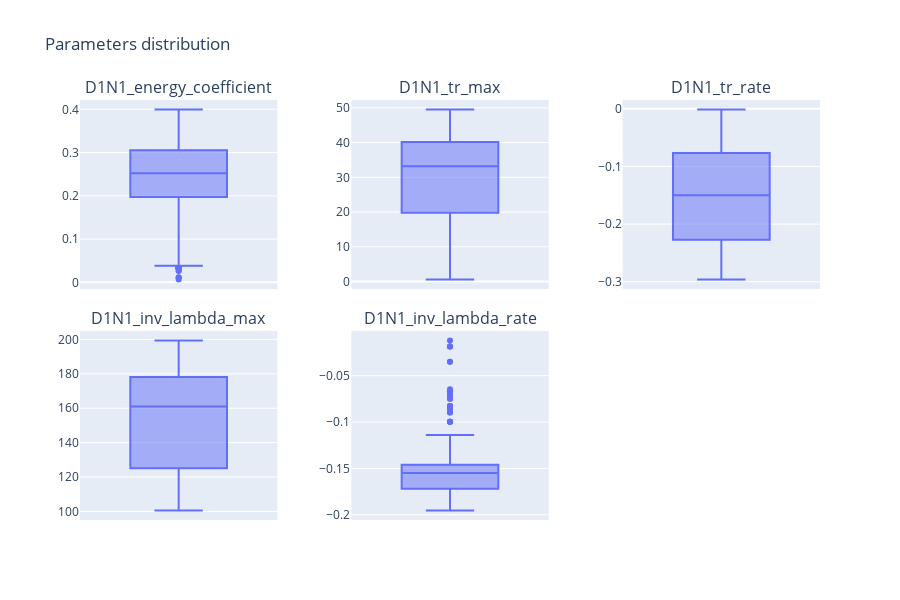

Notebook cell for this chart:
### Code cell
fig = viewer.box_plot(3, nbest=500)
fig.show()

### Figure 1 — Plotly figure (JSON) as saved in the notebook; plotly's stock layout.template omitted (floating-point values rounded to 4 significant figures; data arrays with more than 128 entries replaced by an {"elided": "..."} marker saying what was removed)
{"data": [{"alignmentgroup": "True", "hovertemplate": "D1N1_energy_coefficient=%{y}<extra></extra>", "legendgroup": "", "marker": {"color": "#636efa"}, "name": "", "notched": false, "offsetgroup": "", "orientation": "v", "showlegend": false, "type": "box", "x0": " ", "xaxis": "x", "y": {"elided": "500 float values"}, "y0": " ", "yaxis": "y"}, {"alignmentgroup": "True", "hovertemplate": "D1N1_tr_max=%{y}<extra></extra>", "legendgroup": "", "marker": {"color": "#636efa"}, "name": "", "notched": false, "offsetgroup": "", "orientation": "v", "showlegend": false, "type": "box", "x0": " ", "xaxis": "x2", "y": {"elided": "500 float values"}, "y0": " ", "yaxis": "y2"}, {"alignmentgroup": "True", "hovertemplate": "D1N1_tr_rate=%{y}<extra></extra>", "legendgroup": "", "marker": {"color": "#636efa"}, "name": "", "notched": false, "offsetgroup": "", "orientation": "v", "showlegend": false, "type": "box", "x0": " ", "xaxis": "x3", "y": {"elided": "500 float values"}, "y0": " ", "yaxis": "y3"}, {"alignmentgroup": "True", "hovertemplate": "D1N1_inv_lambda_max=%{y}<extra></extra>", "legendgroup": "", "marker": {"color": "#636efa"}, "name": "", "notched": false, "offsetgroup": "", "orientation": "v", "showlegend": false, "type": "box", "x0": " ", "xaxis": "x4", "y": {"elided": "500 float values"}, "y0": " ", "yaxis": "y4"}, {"alignmentgroup": "True", "hovertemplate": "D1N1_inv_lambda_rate=%{y}<extra></extra>", "legendgroup": "", "marker": {"color": "#636efa"}, "name": "", "notched": false, "offsetgroup": "", "orientation": "v", "showlegend": false, "type": "box", "x0": " ", "xaxis": "x5", "y": {"elided": "500 float values"}, "y0": " ", "yaxis": "y5"}], "layout": {"annotations": [{"font": {"size": 16}, "showarrow": false, "text": "D1N1_energy_coefficient", "x": 0.1333, "xanchor": "center", "xref": "paper", "y": 1, "yanchor": "bottom", "yref": "paper"}, {"font": {"size": 16}, "showarrow": false, "text": "D1N1_tr_max", "x": 0.5, "xanchor": "center", "xref": "paper", "y": 1, "yanchor": "bottom", "yref": "paper"}, {"font": {"size": 16}, "showarrow": false, "text": "D1N1_tr_rate", "x": 0.8667, "xanchor": "center", "xref": "paper", "y": 1, "yanchor": "bottom", "yref": "paper"}, {"font": {"size": 16}, "showarrow": false, "text": "D1N1_inv_lambda_max", "x": 0.1333, "xanchor": "center", "xref": "paper", "y": 0.45, "yanchor": "bottom", "yref": "paper"}, {"font": {"size": 16}, "showarrow": false, "text": "D1N1_inv_lambda_rate", "x": 0.5, "xanchor": "center", "xref": "paper", "y": 0.45, "yanchor": "bottom", "yref": "paper"}], "height": 600, "title": {"text": "Parameters distribution"}, "width": 900, "xaxis": {"anchor": "y", "domain": [0, 0.2667]}, "xaxis2": {"anchor": "y2", "domain": [0.3667, 0.6333]}, "xaxis3": {"anchor": "y3", "domain": [0.7333, 1]}, "xaxis4": {"anchor": "y4", "domain": [0, 0.2667]}, "xaxis5": {"anchor": "y5", "domain": [0.3667, 0.6333]}, "xaxis6": {"anchor": "y6", "domain": [0.7333, 1]}, "yaxis": {"anchor": "x", "domain": [0.55, 1]}, "yaxis2": {"anchor": "x2", "domain": [0.55, 1]}, "yaxis3": {"anchor": "x3", "domain": [0.55, 1]}, "yaxis4": {"anchor": "x4", "domain": [0, 0.45]}, "yaxis5": {"anchor": "x5", "domain": [0, 0.45]}, "yaxis6": {"anchor": "x6", "domain": [0, 0.45]}}}
